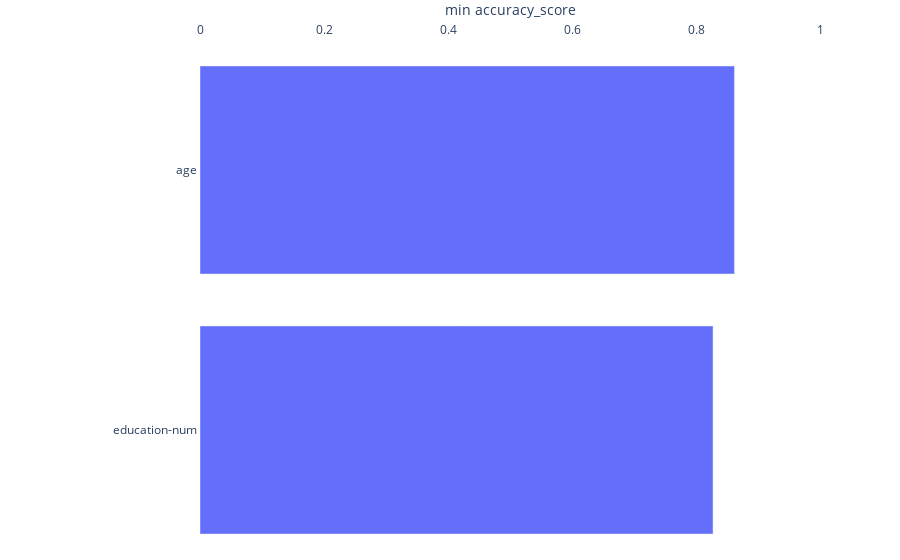

The cell this chart's notebook holds for it:
### Markdown cell above
We can also rank features by their impact on performance. Here, we want to show how bad the model can be when we make each feature's mean change:

### Code cell
explainer.plot_performance_ranking(
    X_test=X_test[['age', 'education-num']],
    y_test=y_test,
    y_pred=y_pred > 0.5,
    metric=metrics.accuracy_score,
    criterion="min", # We are looking at the worst accuracy
    inline=True
)

### Figure 1 — Plotly figure (JSON) as saved in the notebook; plotly's stock layout.template omitted (floating-point values rounded to 4 significant figures)
{"data": [{"hoverinfo": "x", "orientation": "h", "type": "bar", "x": [0.8275, 0.862], "y": ["education-num", "age"]}], "layout": {"margin": {"b": 0, "l": 200, "t": 40}, "plot_bgcolor": "white", "xaxis": {"fixedrange": true, "range": [0, 1], "showline": true, "side": "top", "title": {"text": "min accuracy_score"}, "zeroline": false}, "yaxis": {"fixedrange": true, "showline": true, "zeroline": false}}}
